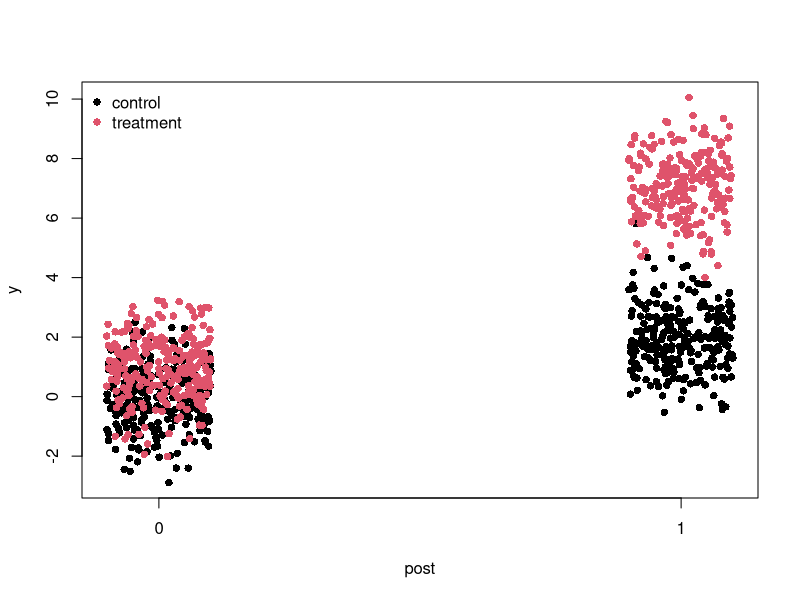

Source code (R):
# Homework SP22 2nd No. 9 - Caroline Eggett

# Differences in Differences

# Consider the following regression model
#     y = alpha + beta*treat + gamma*post + sigma*(treat ∗post) + epsilon
# where treat is a dummy variable indicating the presence of a treatment, post is a
# dummy variable indicating the post-treatment time period, and (treat ∗post) is an
# interaction term. Generate data from the model above using the following R code.

set.seed(1)
n = 1000
error = rnorm(n)
treat = rbinom(n,1,.5)
post = rbinom(n,1,.5)
y = treat + 2*post + 4*treat*post + error

# 1a Use the following code to make a scatter plot of the dependent variable y against
# the post indicator variable. Include your figure below.

plot(jitter(post[treat==0],.5),y[treat==0],ylim=c(min(y),max(y)),
     xlab="post",ylab="y",xaxt="n",pch=16)
axis(1,at=c(0,1),labels=c(0,1))
points(jitter(post[treat==1],.5),y[treat==1],col=2,pch=16)
legend("topleft",c("control","treatment"),bty="n",pch=16,col=1:2)

# 1b What is the true value of the treatment effect parameter used to simulate your
# data?

# 1c Write one line of code to estimate δ using the definition of a difference-in-differences
# (DD) estimator. Report your code and the estimate of δ.
# (d) Now estimate δ using the lm function to estimate
#   y = alpha + beta*treat + gamma*post + sigma*(treat ∗post) + epsilon.
# Compare the estimate of sigma here to what you found in part (c).


# 2 (Measuring the Impact of “Buy Online Pickup in Store”1) Suppose you are
# working as an analyst for Lowes, who is thinking of adding a “buy online pickup in
# store“ (BOPS) functionality. In the BOPS system, a customer will search and purchase
# products using the online store (where the transaction is counted as an online sale),
# but then go to a nearby brick and mortar store for pickup. Given the general decline
# in traffic to brick and mortar retail stores, Lowes is concerned that adding BOPS will
# do more to hurt, rather than help, in-store sales.
# The company recently acquired a data set about a competitor, The Home Depot, who
# implemented BOPS last year. The Home Depot has hundreds of brick and mortar
# retail stores in the US and in Canada, but they only enabled the BOPS option in the
# US and not Canada. The management team at Lowes is hoping that the analysis of
# The Home Depot’s data will inform Lowes decision on whether to adopt BOPS.
# The homedepot data set contains n = 2000 observations of monthly store sales for 50
# stores in the US and 30 stores in Canada. The data reports monthly sales for a one
# year period. Halfway through the sample period is when The Home Depot began to
# offer the BOPS option to the US stores. The variable store is an arbitrary store ID
# number, logsales reports the log of total monthly sales (in US dollars), US equals 1
# if the store is in the US and 0 if it is in Canada, and after indicates whether the
# observation corresponds to the period after BOPS implementation.

# After downloading the data from Carmen, set the path (e.g., "/Users/smith.6588/Downloads")
# and load the data into R using load("path/homedepot.RData").

# 2a In the context of this problem, what assumptions need to be made for a difference-
# in-differences approach to be appropriate for estimating the effect of BOPS on
# in-store sales? Do these assumptions seem reasonable?

# 2b Based on your reading of the article (see sections 1 and 2), what other factors in
# addition to effects on brick and mortar sales should Lowes consider when deciding

# 2c Suppose you ignored the natural experiment that occurs in the data and decided
# to only look at the change in sales after implementing BOPS for US stores. What
# would you conclude about the effectiveness of the BOPS system?

# 2d To estimate the causal effect of BOPS on in-store sales, estimate the following
# model (notice the similarity to eq. 4 in the paper):
#   log(sales) = alpha + beta*US + gamma*after + sigma*(US ∗after) + epsilon.
# Report your model output below.

# This question is based on the published paper “Integration of Online and Offline Channels in
# Retail: The Impact of Sharing Reliable Inventory Availability Information” which is available at
# http://pubsonline.informs.org/doi/abs/10.1287/mnsc.2014.1951. The data used in this question are simulated and roughly based on the results presented in the paper.

# 2e Interpret the estimate of sigma.

# 2f Based on your results, would you advise Lowes to adopt the BOPS system?
